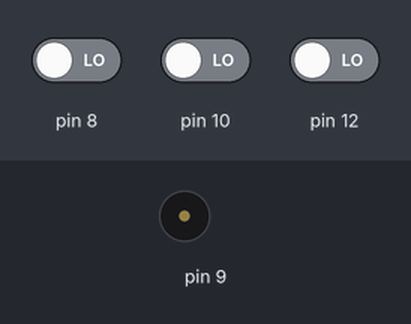
The sketch below on a simulated Arduino Uno, built with avr-gcc and run on an emulated ATmega328P. Shown: buzzer (waves = sounding). The test bench sets the inputs (shaded band); at power-on: pin 8 LOW, pin 10 LOW, pin 12 LOW.

Above: at 1.2 s.
1.3 s: pin 8 driven HIGH
At 2.6 s:
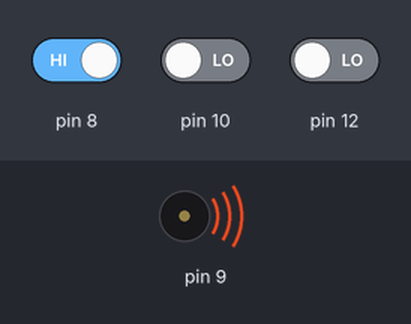
Timing chart, 0 to 4.3 s (numbered marks = the images above; inputs shaded):
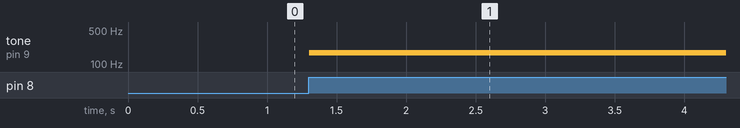

Measured:
- after the input at 1.3 s, tone on pin 9: silent → 169 Hz at once

The sketch:

Maker_Sound.ino
```cpp
void setup()
   {
    pinMode(8, INPUT);
    pinMode(9, OUTPUT);
    pinMode(10, INPUT);
    pinMode(12, INPUT);
   }


void loop()
   {
    if (digitalRead(8) == 1)
     {
      tone(9, 169, 1000); // play tone 25 (C#2 = 69 Hz)
     }
    if (digitalRead(10) == 1)
     {
      tone(9, 349, 1000); // play tone 53 (F4 = 349 Hz)
     }
    if (digitalRead(12) == 1)
     {
      tone(9, 523, 1000); // play tone 60 (C5 = 523 Hz)
     }
    delay(10); // Delay a little bit to improve simulation performance
   }
```
